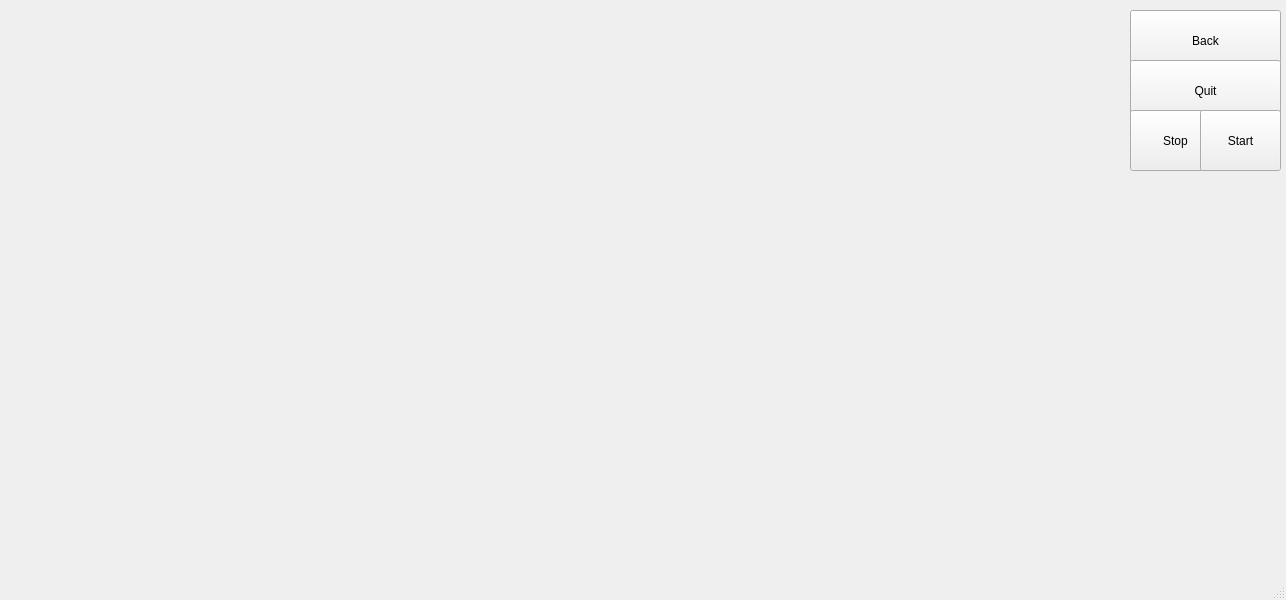
<?xml version="1.0" encoding="UTF-8"?>
<ui version="4.0">
 <class>gaming</class>
 <widget class="QMainWindow" name="gaming">
  <property name="geometry">
   <rect>
    <x>0</x>
    <y>0</y>
    <width>1286</width>
    <height>600</height>
   </rect>
  </property>
  <property name="windowTitle">
   <string>MainWindow</string>
  </property>
  <widget class="QWidget" name="centralwidget">
   <widget class="QPushButton" name="pushButton">
    <property name="geometry">
     <rect>
      <x>1130</x>
      <y>10</y>
      <width>151</width>
      <height>61</height>
     </rect>
    </property>
    <property name="text">
     <string>Back</string>
    </property>
   </widget>
   <widget class="QPushButton" name="pushButton_2">
    <property name="geometry">
     <rect>
      <x>1130</x>
      <y>60</y>
      <width>151</width>
      <height>61</height>
     </rect>
    </property>
    <property name="text">
     <string>Quit</string>
    </property>
   </widget>
   <widget class="QPushButton" name="pushButton_3">
    <property name="geometry">
     <rect>
      <x>1130</x>
      <y>110</y>
      <width>91</width>
      <height>61</height>
     </rect>
    </property>
    <property name="text">
     <string>Stop</string>
    </property>
   </widget>
   <widget class="QPushButton" name="pushButton_4">
    <property name="geometry">
     <rect>
      <x>1200</x>
      <y>110</y>
      <width>81</width>
      <height>61</height>
     </rect>
    </property>
    <property name="text">
     <string>Start</string>
    </property>
   </widget>
  </widget>
  <widget class="QMenuBar" name="menubar">
   <property name="geometry">
    <rect>
     <x>0</x>
     <y>0</y>
     <width>1286</width>
     <height>22</height>
    </rect>
   </property>
  </widget>
  <widget class="QStatusBar" name="statusbar"/>
 </widget>
 <resources/>
 <connections/>
</ui>
